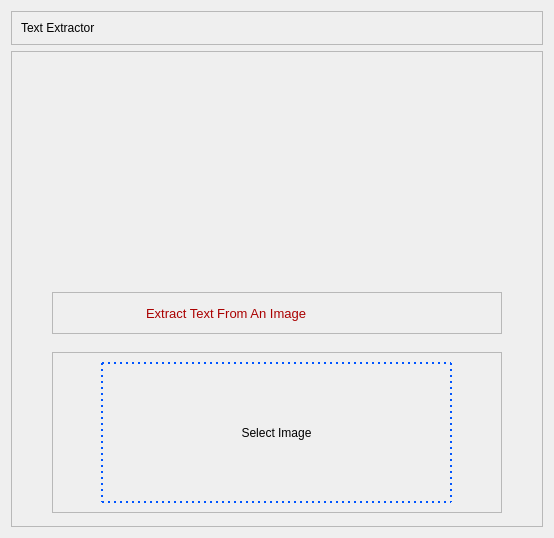
         <widget class="QWidget" name="textExtractorpg">
          <layout class="QGridLayout" name="gridLayout_9">
           <item row="0" column="0">
            <widget class="QFrame" name="frame_12">
             <property name="frameShape">
              <enum>QFrame::StyledPanel</enum>
             </property>
             <property name="frameShadow">
              <enum>QFrame::Raised</enum>
             </property>
             <layout class="QGridLayout" name="gridLayout_4">
              <item row="0" column="0">
               <widget class="QLabel" name="label_8">
                <property name="styleSheet">
                 <string notr="true">font: 75 20pt &quot;MS Shell Dlg 2&quot;;</string>
                </property>
                <property name="text">
                 <string>Text Extractor</string>
                </property>
               </widget>
              </item>
             </layout>
            </widget>
           </item>
           <item row="1" column="0">
            <widget class="QFrame" name="frame_11">
             <property name="frameShape">
              <enum>QFrame::StyledPanel</enum>
             </property>
             <property name="frameShadow">
              <enum>QFrame::Raised</enum>
             </property>
             <layout class="QGridLayout" name="gridLayout_8">
              <property name="leftMargin">
               <number>0</number>
              </property>
              <property name="topMargin">
               <number>0</number>
              </property>
              <property name="rightMargin">
               <number>0</number>
              </property>
              <property name="bottomMargin">
               <number>0</number>
              </property>
              <property name="spacing">
               <number>0</number>
              </property>
              <item row="0" column="0">
               <layout class="QHBoxLayout" name="horizontalLayout_5">
                <property name="spacing">
                 <number>0</number>
                </property>
                <item>
                 <spacer name="horizontalSpacer_3">
                  <property name="orientation">
                   <enum>Qt::Horizontal</enum>
                  </property>
                  <property name="sizeHint" stdset="0">
                   <size>
                    <width>40</width>
                    <height>20</height>
                   </size>
                  </property>
                 </spacer>
                </item>
                <item>
                 <layout class="QVBoxLayout" name="verticalLayout_7">
                  <item>
                   <layout class="QVBoxLayout" name="verticalLayout_6">
                    <item>
                     <widget class="QLabel" name="label_6">
                      <property name="minimumSize">
                       <size>
                        <width>450</width>
                        <height>240</height>
                       </size>
                      </property>
                      <property name="maximumSize">
                       <size>
                        <width>450</width>
                        <height>240</height>
                       </size>
                      </property>
                      <property name="text">
                       <string/>
                      </property>
                      <property name="pixmap">
                       <pixmap resource="sidebarresource.qrc">:/newPrefix/icons/14.png</pixmap>
                      </property>
                      <property name="scaledContents">
                       <bool>true</bool>
                      </property>
                     </widget>
                    </item>
                    <item>
                     <widget class="QFrame" name="frame">
                      <property name="frameShape">
                       <enum>QFrame::StyledPanel</enum>
                      </property>
                      <property name="frameShadow">
                       <enum>QFrame::Raised</enum>
                      </property>
                      <layout class="QGridLayout" name="gridLayout_6">
                       <item row="0" column="0">
                        <widget class="QLabel" name="label_12">
                         <property name="minimumSize">
                          <size>
                           <width>261</width>
                           <height>22</height>
                          </size>
                         </property>
                         <property name="maximumSize">
                          <size>
                           <width>261</width>
                           <height>22</height>
                          </size>
                         </property>
                         <property name="styleSheet">
                          <string notr="true">font: 10pt ;
font: 13pt &quot;MS UI Gothic&quot;;
color: rgb(170, 0, 0);</string>
                         </property>
                         <property name="text">
                          <string>Extract Text From An Image</string>
                         </property>
                        </widget>
                       </item>
                      </layout>
                     </widget>
                    </item>
                   </layout>
                  </item>
                  <item>
                   <spacer name="verticalSpacer_3">
                    <property name="orientation">
                     <enum>Qt::Vertical</enum>
                    </property>
                    <property name="sizeHint" stdset="0">
                     <size>
                      <width>20</width>
                      <height>18</height>
                     </size>
                    </property>
                   </spacer>
                  </item>
                  <item>
                   <widget class="QFrame" name="frame_2">
                    <property name="frameShape">
                     <enum>QFrame::StyledPanel</enum>
                    </property>
                    <property name="frameShadow">
                     <enum>QFrame::Raised</enum>
                    </property>
                    <layout class="QGridLayout" name="gridLayout_7">
                     <item row="0" column="0">
                      <widget class="QPushButton" name="selectImagebtn">
                       <property name="minimumSize">
                        <size>
                         <width>351</width>
                         <height>141</height>
                        </size>
                       </property>
                       <property name="maximumSize">
                        <size>
                         <width>351</width>
                         <height>141</height>
                        </size>
                       </property>
                       <property name="font">
                        <font>
                         <weight>50</weight>
                         <bold>false</bold>
                        </font>
                       </property>
                       <property name="cursor">
                        <cursorShape>PointingHandCursor</cursorShape>
                       </property>
                       <property name="layoutDirection">
                        <enum>Qt::LeftToRight</enum>
                       </property>
                       <property name="autoFillBackground">
                        <bool>false</bool>
                       </property>
                       <property name="styleSheet">
                        <string notr="true">border: 2px dotted rgb(0, 85, 255);</string>
                       </property>
                       <property name="text">
                        <string>Select Image</string>
                       </property>
                       <property name="icon">
                        <iconset>
                         <normaloff>:/newPrefix/icons/plus-2-24 (1).ico</normaloff>:/newPrefix/icons/plus-2-24 (1).ico</iconset>
                       </property>
                       <property name="autoDefault">
                        <bool>false</bool>
                       </property>
                       <property name="default">
                        <bool>false</bool>
                       </property>
                       <property name="flat">
                        <bool>false</bool>
                       </property>
                      </widget>
                     </item>
                    </layout>
                   </widget>
                  </item>
                  <item>
                   <spacer name="verticalSpacer_4">
                    <property name="orientation">
                     <enum>Qt::Vertical</enum>
                    </property>
                    <property name="sizeHint" stdset="0">
                     <size>
                      <width>20</width>
                      <height>13</height>
                     </size>
                    </property>
                   </spacer>
                  </item>
                 </layout>
                </item>
                <item>
                 <spacer name="horizontalSpacer_4">
                  <property name="orientation">
                   <enum>Qt::Horizontal</enum>
                  </property>
                  <property name="sizeHint" stdset="0">
                   <size>
                    <width>40</width>
                    <height>20</height>
                   </size>
                  </property>
                 </spacer>
                </item>
               </layout>
              </item>
             </layout>
            </widget>
           </item>
          </layout>
         </widget>
